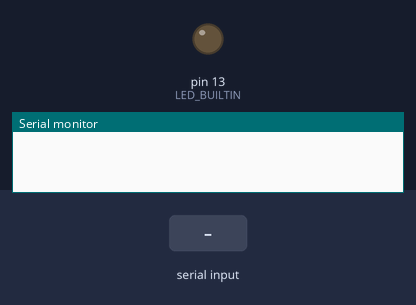
The sketch below on a simulated Arduino Mega 2560, built with avr-gcc and run on an emulated ATmega2560. Parts: output pins drawn as LEDs (lit = HIGH), the last lines printed to the serial monitor. The test bench sets the inputs (shaded band).

Above: at 2.0 s.
2.1 s: "0" received over the second serial link
At 2.8 s:
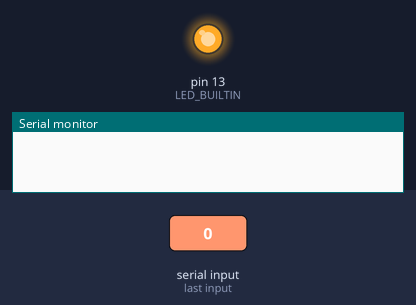
5.0 s: "1" received over the second serial link
At 7.4 s:
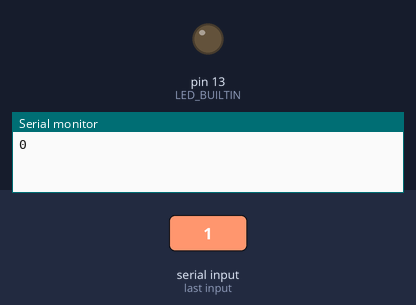
Timing chart, 0 to 8.9 s (numbered marks = the images above; inputs shaded):
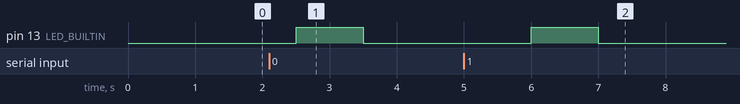

The sketch:

tx-apc220.ino
```cpp
// Base TX Arduino Mega
int buf;

void setup(){
  Serial.begin(9600);
  Serial1.begin(9600);
  pinMode(LED_BUILTIN, OUTPUT);
}

void loop(){
  delay(1000);
  while(Serial1.available() > 0)  {
    buf = Serial1.read();
      if (buf == '0'){
        pisca();
        Serial.print("0");
      }
      if (buf == '1'){
        pisca();
        Serial.print("1");
      }
  }
  delay(500);
}

void pisca(){
     digitalWrite(LED_BUILTIN, HIGH);
     delay(1000);
     digitalWrite(LED_BUILTIN, LOW);
     delay(1000);
  }
```

Measured:
- after the input at 2.1 s, pin 13 (LED_BUILTIN): LOW → HIGH after 0.40 s, → LOW 1.0 s later
- after the input at 5.0 s, pin 13 (LED_BUILTIN): LOW → HIGH after 1.0 s, → LOW 1.0 s later
